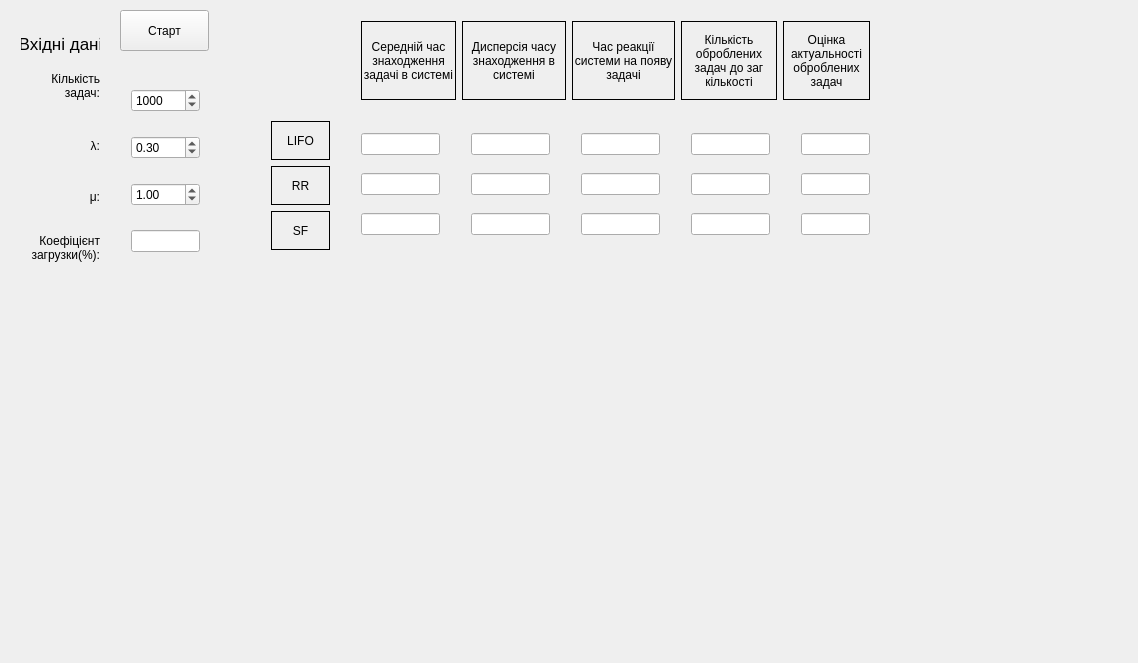
<?xml version="1.0" encoding="UTF-8"?>
<ui version="4.0">
 <class>MainWindow</class>
 <widget class="QMainWindow" name="MainWindow">
  <property name="geometry">
   <rect>
    <x>0</x>
    <y>0</y>
    <width>1138</width>
    <height>663</height>
   </rect>
  </property>
  <property name="windowTitle">
   <string>lab1_Uliana Stefanishyna</string>
  </property>
  <widget class="QWidget" name="centralWidget">
   <widget class="QPushButton" name="butStart">
    <property name="geometry">
     <rect>
      <x>120</x>
      <y>10</y>
      <width>89</width>
      <height>41</height>
     </rect>
    </property>
    <property name="text">
     <string>Старт</string>
    </property>
   </widget>
   <widget class="QWidget" name="horizontalLayoutWidget">
    <property name="geometry">
     <rect>
      <x>350</x>
      <y>10</y>
      <width>531</width>
      <height>101</height>
     </rect>
    </property>
    <layout class="QHBoxLayout" name="horizontalLayout">
     <item>
      <widget class="QLabel" name="label_9">
       <property name="frameShape">
        <enum>QFrame::Box</enum>
       </property>
       <property name="text">
        <string>Середній час знаходження задачі в системі</string>
       </property>
       <property name="alignment">
        <set>Qt::AlignCenter</set>
       </property>
       <property name="wordWrap">
        <bool>true</bool>
       </property>
      </widget>
     </item>
     <item>
      <widget class="QLabel" name="label_12">
       <property name="frameShape">
        <enum>QFrame::Box</enum>
       </property>
       <property name="text">
        <string>Дисперсія часу знаходження в системі</string>
       </property>
       <property name="alignment">
        <set>Qt::AlignCenter</set>
       </property>
       <property name="wordWrap">
        <bool>true</bool>
       </property>
      </widget>
     </item>
     <item>
      <widget class="QLabel" name="label_7">
       <property name="frameShape">
        <enum>QFrame::Box</enum>
       </property>
       <property name="text">
        <string>Час реакції системи на появу задачі</string>
       </property>
       <property name="alignment">
        <set>Qt::AlignCenter</set>
       </property>
       <property name="wordWrap">
        <bool>true</bool>
       </property>
      </widget>
     </item>
     <item>
      <widget class="QLabel" name="label_8">
       <property name="frameShape">
        <enum>QFrame::Box</enum>
       </property>
       <property name="text">
        <string>Кількість оброблених задач до заг кількості</string>
       </property>
       <property name="alignment">
        <set>Qt::AlignCenter</set>
       </property>
       <property name="wordWrap">
        <bool>true</bool>
       </property>
      </widget>
     </item>
     <item>
      <widget class="QLabel" name="label_10">
       <property name="frameShape">
        <enum>QFrame::Box</enum>
       </property>
       <property name="text">
        <string>Оцінка актуальності оброблених задач</string>
       </property>
       <property name="alignment">
        <set>Qt::AlignCenter</set>
       </property>
       <property name="wordWrap">
        <bool>true</bool>
       </property>
      </widget>
     </item>
    </layout>
   </widget>
   <widget class="QWidget" name="verticalLayoutWidget">
    <property name="geometry">
     <rect>
      <x>260</x>
      <y>110</y>
      <width>81</width>
      <height>151</height>
     </rect>
    </property>
    <layout class="QVBoxLayout" name="verticalLayout_3">
     <item>
      <widget class="QLabel" name="label_11">
       <property name="frameShape">
        <enum>QFrame::Box</enum>
       </property>
       <property name="text">
        <string>LIFO</string>
       </property>
       <property name="alignment">
        <set>Qt::AlignCenter</set>
       </property>
      </widget>
     </item>
     <item>
      <widget class="QLabel" name="label_13">
       <property name="frameShape">
        <enum>QFrame::Box</enum>
       </property>
       <property name="text">
        <string>RR</string>
       </property>
       <property name="alignment">
        <set>Qt::AlignCenter</set>
       </property>
      </widget>
     </item>
     <item>
      <widget class="QLabel" name="label_14">
       <property name="frameShape">
        <enum>QFrame::Box</enum>
       </property>
       <property name="text">
        <string>SF</string>
       </property>
       <property name="alignment">
        <set>Qt::AlignCenter</set>
       </property>
      </widget>
     </item>
    </layout>
   </widget>
   <widget class="QWidget" name="verticalLayoutWidget_2">
    <property name="geometry">
     <rect>
      <x>350</x>
      <y>110</y>
      <width>101</width>
      <height>151</height>
     </rect>
    </property>
    <layout class="QVBoxLayout" name="verticalLayout_4">
     <item>
      <widget class="QLineEdit" name="tAver_LIFO"/>
     </item>
     <item>
      <widget class="QLineEdit" name="tAver_RR"/>
     </item>
     <item>
      <widget class="QLineEdit" name="tAver_SF"/>
     </item>
    </layout>
   </widget>
   <widget class="QWidget" name="verticalLayoutWidget_3">
    <property name="geometry">
     <rect>
      <x>460</x>
      <y>110</y>
      <width>101</width>
      <height>151</height>
     </rect>
    </property>
    <layout class="QVBoxLayout" name="verticalLayout_5">
     <item>
      <widget class="QLineEdit" name="Dx_LIFO"/>
     </item>
     <item>
      <widget class="QLineEdit" name="Dx_RR"/>
     </item>
     <item>
      <widget class="QLineEdit" name="Dx_SF"/>
     </item>
    </layout>
   </widget>
   <widget class="QWidget" name="verticalLayoutWidget_4">
    <property name="geometry">
     <rect>
      <x>570</x>
      <y>110</y>
      <width>101</width>
      <height>151</height>
     </rect>
    </property>
    <layout class="QVBoxLayout" name="verticalLayout_6">
     <item>
      <widget class="QLineEdit" name="tReact_LIFO"/>
     </item>
     <item>
      <widget class="QLineEdit" name="tReact_RR"/>
     </item>
     <item>
      <widget class="QLineEdit" name="tReact_SF"/>
     </item>
    </layout>
   </widget>
   <widget class="QWidget" name="verticalLayoutWidget_5">
    <property name="geometry">
     <rect>
      <x>680</x>
      <y>110</y>
      <width>101</width>
      <height>151</height>
     </rect>
    </property>
    <layout class="QVBoxLayout" name="verticalLayout_7">
     <item>
      <widget class="QLineEdit" name="countComplTask_LIFO"/>
     </item>
     <item>
      <widget class="QLineEdit" name="countComplTask_RR"/>
     </item>
     <item>
      <widget class="QLineEdit" name="countComplTask_SF"/>
     </item>
    </layout>
   </widget>
   <widget class="QWidget" name="verticalLayoutWidget_6">
    <property name="geometry">
     <rect>
      <x>790</x>
      <y>110</y>
      <width>91</width>
      <height>151</height>
     </rect>
    </property>
    <layout class="QVBoxLayout" name="verticalLayout_8">
     <item>
      <widget class="QLineEdit" name="markActual_LIFO"/>
     </item>
     <item>
      <widget class="QLineEdit" name="markActual_RR"/>
     </item>
     <item>
      <widget class="QLineEdit" name="markActual_SF"/>
     </item>
    </layout>
   </widget>
   <widget class="QWidget" name="layoutWidget">
    <property name="geometry">
     <rect>
      <x>10</x>
      <y>10</y>
      <width>101</width>
      <height>271</height>
     </rect>
    </property>
    <layout class="QVBoxLayout" name="verticalLayout">
     <item>
      <widget class="QLabel" name="label">
       <property name="font">
        <font>
         <pointsize>13</pointsize>
        </font>
       </property>
       <property name="text">
        <string>Вхідні дані</string>
       </property>
       <property name="alignment">
        <set>Qt::AlignCenter</set>
       </property>
      </widget>
     </item>
     <item>
      <widget class="QLabel" name="label_6">
       <property name="text">
        <string>Кількість задач:</string>
       </property>
       <property name="alignment">
        <set>Qt::AlignRight|Qt::AlignTop|Qt::AlignTrailing</set>
       </property>
       <property name="wordWrap">
        <bool>true</bool>
       </property>
      </widget>
     </item>
     <item>
      <widget class="QLabel" name="label_2">
       <property name="text">
        <string>λ:</string>
       </property>
       <property name="alignment">
        <set>Qt::AlignRight|Qt::AlignTrailing|Qt::AlignVCenter</set>
       </property>
      </widget>
     </item>
     <item>
      <widget class="QLabel" name="label_3">
       <property name="text">
        <string>μ:</string>
       </property>
       <property name="alignment">
        <set>Qt::AlignRight|Qt::AlignTrailing|Qt::AlignVCenter</set>
       </property>
      </widget>
     </item>
     <item>
      <widget class="QLabel" name="label_5">
       <property name="text">
        <string>Коефіцієнт загрузки(%):</string>
       </property>
       <property name="alignment">
        <set>Qt::AlignRight|Qt::AlignTrailing|Qt::AlignVCenter</set>
       </property>
       <property name="wordWrap">
        <bool>true</bool>
       </property>
      </widget>
     </item>
    </layout>
   </widget>
   <widget class="QWidget" name="layoutWidget">
    <property name="geometry">
     <rect>
      <x>120</x>
      <y>60</y>
      <width>91</width>
      <height>221</height>
     </rect>
    </property>
    <layout class="QVBoxLayout" name="verticalLayout_2">
     <item>
      <widget class="QSpinBox" name="spBoxCount">
       <property name="maximum">
        <number>10000</number>
       </property>
       <property name="value">
        <number>1000</number>
       </property>
      </widget>
     </item>
     <item>
      <widget class="QDoubleSpinBox" name="dSpBoxLambda">
       <property name="singleStep">
        <double>0.010000000000000</double>
       </property>
       <property name="value">
        <double>0.300000000000000</double>
       </property>
      </widget>
     </item>
     <item>
      <widget class="QDoubleSpinBox" name="dSpBoxMu">
       <property name="singleStep">
        <double>0.010000000000000</double>
       </property>
       <property name="value">
        <double>1.000000000000000</double>
       </property>
      </widget>
     </item>
     <item>
      <widget class="QLineEdit" name="coeffPower">
       <property name="readOnly">
        <bool>true</bool>
       </property>
      </widget>
     </item>
    </layout>
   </widget>
  </widget>
 </widget>
 <layoutdefault spacing="6" margin="11"/>
 <resources/>
 <connections/>
</ui>
